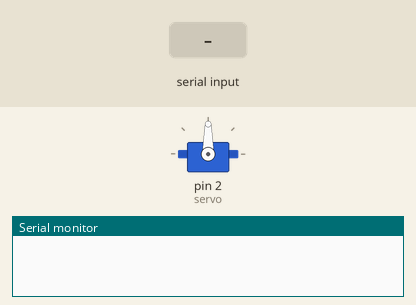
The sketch below on a simulated Arduino Uno, built with avr-gcc and run on an emulated ATmega328P. Shown: servo, the last lines printed to the serial monitor. Inputs (shaded band) come from the test bench.

Above: at 1.2 s.
1.3 s: "90,45\n" received over Serial
At 1.9 s:
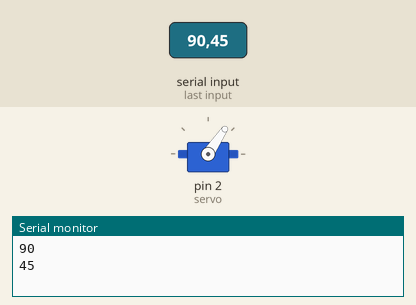
2.8 s: "30,150\n" received over Serial
At 4.2 s:
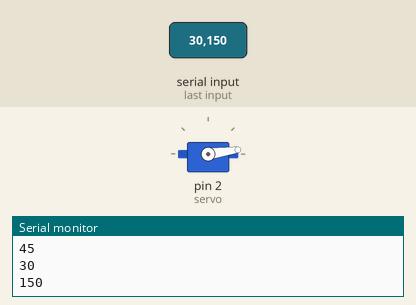
Timing chart, 0 to 5.8 s (numbered marks = the images above; inputs shaded):
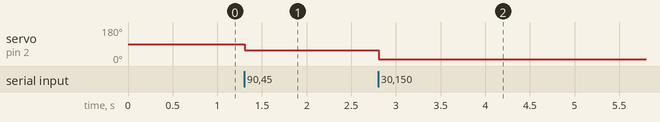

The sketch:

Q3.ino
```cpp
#include <Servo.h>

Servo servo;  // create servo object to control a servo

int degree;

void setup() {
  Serial.begin(9600);
   // attaches the servo on pin 2 to the servo object
  servo.attach(2);
}

void loop() {
  //check if there is anything availavle on terminal
  if (Serial.available() > 0) {
    //convert to int
    degree = Serial.parseInt();
    // the number must be bigger than 0
    // negative numbers == numbers bigger than 180
    if (degree > 0) {
      // read the current value + the new degree
      // the value is negative the symmetry is positive
      if (degree > 180) {
        servo.writeMicroseconds(servo.readMicroseconds() + float(degree - 180) / 360 * 1000);
      }
      else {
        // devide to 360 because to see the degree between 0 to 360
        // multiply with 1000 to put it in range of 1000 till 2000
        // the value is positive the symmetry is negative
        servo.writeMicroseconds(servo.readMicroseconds() - float(degree) / 360 * 1000);
      }
      Serial.println(degree);
      degree = 0;
    }
  }
}
```

Measured:
- after the input at 1.3 s, servo on pin 2 (servo): 90° → 56° at once
- after the input at 2.8 s, servo on pin 2 (servo): 56° → 8° at once
